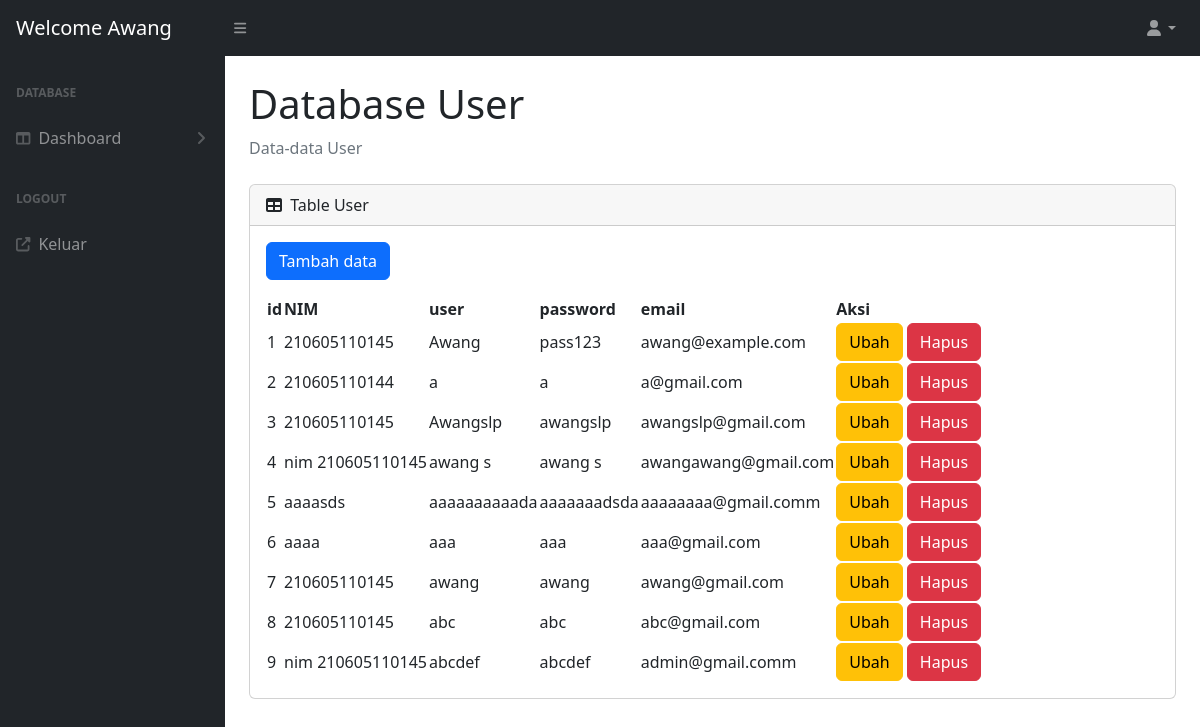
The page /administrasi/administrasi_User.php (signed in) on the database its author committed.
### tables this page shows
CREATE TABLE `datauser` (
  `id` int NOT NULL,
  `NIM` varchar(255) NOT NULL,
  `user` varchar(255) NOT NULL,
  `password` varchar(255) NOT NULL,
  `email` varchar(255) NOT NULL
);

### administrasi/administrasi_User.php (the view, shortened to what this page needs)
<?php
require 'koneksi.php';
$user = $_SESSION['user'];
?>
<!DOCTYPE html>
<html lang="en">
<head>
    <link href="https://cdn.jsdelivr.net/npm/simple-datatables@7.1.2/dist/style.min.css" rel="stylesheet" />
    <link href="css_L/styles.css" rel="stylesheet" />
</head>
<body class="sb-nav-fixed">
    <nav class="sb-topnav navbar navbar-expand navbar-dark bg-dark">
        <a class="navbar-brand ps-3" href="administrasi_User.php">Welcome <?php echo $user ?></a>
        <button class="btn btn-link btn-sm order-1 order-lg-0 me-4 me-lg-0" id="sidebarToggle" href="#!"><i
                class="fas fa-bars"></i></button>
        <ul class="navbar-nav d-none d-md-inline-block ms-auto me-0 me-md-3 my-2 my-md-0">
            <li class="nav-item dropdown">
                <a class="nav-link dropdown-toggle" id="navbarDropdown" href="#" role="button" data-bs-toggle="dropdown"
                    aria-expanded="false"><i class="fas fa-user fa-fw"></i></a>
            </li>
        </ul>
    </nav>
    <div id="layoutSidenav">
        <div id="layoutSidenav_nav">
            <nav class="sb-sidenav accordion sb-sidenav-dark" id="sidenavAccordion">
                <div class="sb-sidenav-menu">
                    <div class="nav">
                    <div class="sb-sidenav-menu-heading">Database</div>
                        <a class="nav-link collapsed" href="#" data-bs-toggle="collapse"
                            data-bs-target="#collapseLayouts" aria-expanded="false" aria-controls="collapseLayouts">
                            <div class="sb-nav-link-icon"><i class="fas fa-columns"></i></div>
                            Dashboard
                            <div class="sb-sidenav-collapse-arrow"><i class="fas fa-angle-down"></i></div>
                        </a>
                        <div class="sb-sidenav-menu-heading">Logout</div>
                        <a class="nav-link" href="logout.php">
                            <div class="sb-nav-link-icon"><i class="fas fa-external-link-alt"></i></div>
                            Keluar
                        </a>
                    </div>
                </div>
            </nav>
        </div>
        <div id="layoutSidenav_content">
            <main>
                <div class="container-fluid px-4">
                    <h1 class="mt-4">Database User</h1>
                    <ol class="breadcrumb mb-4">
                        <li class="breadcrumb-item active">Data-data User</li>
                    </ol>
                    <div class="card mb-4">
                        <div class="card-header">
                            <i class="fas fa-table me-1"></i>
                            Table User
                        </div>
                        <div class="card-body">
                            <button type="button" class="btn btn-primary mb-3" data-bs-toggle="modal"
                                data-bs-target="#modalTambah">
                                Tambah data
                            </button>
                            <table id="datatablesSimple">
                                <thead>
                                    <tr>
                                        <th>id</th>
                                        <th>NIM</th>
                                        <th>user</th>
                                        <th>password</th>
                                        <th>email</th>
                                        <th>Aksi</th>
                                    </tr>
                                </thead>
                                <tbody>
                                    <?php
                                    $sql = "SELECT id, user, password, email, NIM FROM datauser";
                                    $result = mysqli_query($conn, $sql);
                                    if (mysqli_num_rows($result) > 0) {
                                        $nomor = 1;
                                        while ($row = mysqli_fetch_array($result)) {
                                            $NIM = $row['NIM'];
                                            $user = $row['user'];
                                            $password = $row['password'];
                                            $email = $row['email'];
                                            ?>
                                            <tr>
                                                <td>
                                                    <?= $nomor++; ?>
                                                </td>
                                                <td>
                                                    <?= $NIM; ?>
                                                </td>
                                                <td>
                                                    <?= $user; ?>
                                                </td>
                                                <td>
                                                    <?= $password; ?>
                                                </td>
                                                <td>
                                                    <?= $email; ?>
                                                </td>
                                                <td>
                                                    <a class="btn btn-warning" data-bs-toggle="modal" data-bs-target="#modalUbah<?= $nomor ?>">Ubah</a>
                                                    <a class="btn btn-danger" data-bs-toggle="modal" data-bs-target="#modalHapus<?= $nomor ?>">Hapus</a>
                                                </td>
                                            </tr>
                                            <?php
                                        }
                                    }
                                    ?>
                                </tbody>
                            </table>
                        </div>
                    </div>
                </div>
            </main>
        </div>
    </div>
</body>
</html>

### rows shown on the page
datauser: NIM "210605110145", user "Awang", password "pass123", email "awang@example.com"
datauser: NIM "210605110144", user "a", password "a", email "a@gmail.com"
datauser: NIM "210605110145", user "Awangslp", password "awangslp", email "awangslp@gmail.com"
datauser: NIM "nim 210605110145", user "awang s", password "awang s", email "awangawang@gmail.com"
datauser: NIM "aaaasds", user "aaaaaaaaaada", password "aaaaaaadsda", email "aaaaaaaa@gmail.comm"
datauser: NIM "aaaa", user "aaa", password "aaa", email "aaa@gmail.com"
datauser: NIM "210605110145", user "awang", password "awang", email "awang@gmail.com"
datauser: NIM "210605110145", user "abc", password "abc", email "abc@gmail.com"
datauser: NIM "nim 210605110145", user "abcdef", password "abcdef", email "admin@gmail.comm"

### other values the page prints
$user "Awang"
